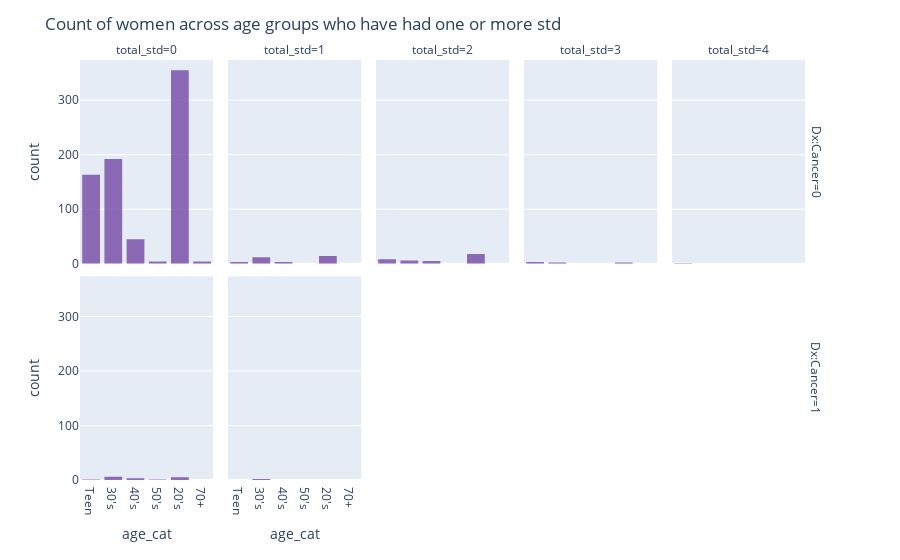

Notebook source saved alongside this figure:
### Markdown cell above
We see that the most amount of STD's garnered by any patient, is a total of 4. As from before, we also see that the majority of patients do not have any STD's and aren't diagnosed with cancer and/or HPV. However, there is a small amount of patients who have no STD and have Cervical Cancer and/or HPV. *It should be noted that HPV infections can be sexually transmitted or non-sexually acquired.*

### Code cell
fig = px.histogram(risk_factor_df.query("total_std>=0").sort_values(by=["total_std", "Dx:Cancer"], ascending=True),
                   x="age_cat",
                   facet_col="total_std",
                   facet_row="Dx:Cancer",
                   color_discrete_sequence=["rebeccapurple"],
                   opacity=0.7)
fig.update_layout(title="Count of women across age groups who have had one or more std")

fig.show()

### Figure 1 — Plotly figure (JSON) as saved in the notebook; plotly's stock layout.template omitted (floating-point values rounded to 4 significant figures; data arrays with more than 128 entries replaced by an {"elided": "..."} marker saying what was removed)
{"data": [{"alignmentgroup": "True", "bingroup": "x", "hovertemplate": "Dx:Cancer=0<br>total_std=0<br>age_cat=%{x}<br>count=%{y}<extra></extra>", "legendgroup": "", "marker": {"color": "rebeccapurple", "opacity": 0.7, "pattern": {"shape": ""}}, "name": "", "offsetgroup": "", "orientation": "v", "showlegend": false, "type": "histogram", "x": {"elided": "763 str values"}, "xaxis": "x6", "yaxis": "y6"}, {"alignmentgroup": "True", "bingroup": "x", "hovertemplate": "Dx:Cancer=0<br>total_std=1<br>age_cat=%{x}<br>count=%{y}<extra></extra>", "legendgroup": "", "marker": {"color": "rebeccapurple", "opacity": 0.7, "pattern": {"shape": ""}}, "name": "", "offsetgroup": "", "orientation": "v", "showlegend": false, "type": "histogram", "x": ["40's", "30's", "30's", "30's", "30's", "30's", "30's", "20's", "30's", "20's", "20's", "20's", "20's", "30's", "20's", "20's", "20's", "20's", "20's", "20's", "Teen", "Teen", "Teen", "30's", "30's", "20's", "40's", "30's", "20's", "20's", "30's", "40's"], "xaxis": "x7", "yaxis": "y7"}, {"alignmentgroup": "True", "bingroup": "x", "hovertemplate": "Dx:Cancer=0<br>total_std=2<br>age_cat=%{x}<br>count=%{y}<extra></extra>", "legendgroup": "", "marker": {"color": "rebeccapurple", "opacity": 0.7, "pattern": {"shape": ""}}, "name": "", "offsetgroup": "", "orientation": "v", "showlegend": false, "type": "histogram", "x": ["40's", "40's", "30's", "30's", "30's", "30's", "20's", "30's", "20's", "20's", "20's", "20's", "20's", "20's", "20's", "Teen", "40's", "Teen", "20's", "Teen", "Teen", "20's", "Teen", "20's", "30's", "Teen", "20's", "40's", "20's", "20's", "40's", "20's", "20's", "Teen", "20's", "Teen", "20's"], "xaxis": "x8", "yaxis": "y8"}, {"alignmentgroup": "True", "bingroup": "x", "hovertemplate": "Dx:Cancer=0<br>total_std=3<br>age_cat=%{x}<br>count=%{y}<extra></extra>", "legendgroup": "", "marker": {"color": "rebeccapurple", "opacity": 0.7, "pattern": {"shape": ""}}, "name": "", "offsetgroup": "", "orientation": "v", "showlegend": false, "type": "histogram", "x": ["20's", "30's", "30's", "Teen", "Teen", "Teen", "20's"], "xaxis": "x9", "yaxis": "y9"}, {"alignmentgroup": "True", "bingroup": "x", "hovertemplate": "Dx:Cancer=0<br>total_std=4<br>age_cat=%{x}<br>count=%{y}<extra></extra>", "legendgroup": "", "marker": {"color": "rebeccapurple", "opacity": 0.7, "pattern": {"shape": ""}}, "name": "", "offsetgroup": "", "orientation": "v", "showlegend": false, "type": "histogram", "x": ["Teen"], "xaxis": "x10", "yaxis": "y10"}, {"alignmentgroup": "True", "bingroup": "x", "hovertemplate": "Dx:Cancer=1<br>total_std=0<br>age_cat=%{x}<br>count=%{y}<extra></extra>", "legendgroup": "", "marker": {"color": "rebeccapurple", "opacity": 0.7, "pattern": {"shape": ""}}, "name": "", "offsetgroup": "", "orientation": "v", "showlegend": false, "type": "histogram", "x": ["50's", "40's", "40's", "30's", "20's", "20's", "30's", "Teen", "20's", "30's", "30's", "20's", "40's", "20's", "30's", "30's"], "xaxis": "x", "yaxis": "y"}, {"alignmentgroup": "True", "bingroup": "x", "hovertemplate": "Dx:Cancer=1<br>total_std=1<br>age_cat=%{x}<br>count=%{y}<extra></extra>", "legendgroup": "", "marker": {"color": "rebeccapurple", "opacity": 0.7, "pattern": {"shape": ""}}, "name": "", "offsetgroup": "", "orientation": "v", "showlegend": false, "type": "histogram", "x": ["30's", "30's"], "xaxis": "x2", "yaxis": "y2"}], "layout": {"annotations": [{"font": {}, "showarrow": false, "text": "total_std=0", "x": 0.09, "xanchor": "center", "xref": "paper", "y": 1, "yanchor": "bottom", "yref": "paper"}, {"font": {}, "showarrow": false, "text": "total_std=1", "x": 0.29, "xanchor": "center", "xref": "paper", "y": 1, "yanchor": "bottom", "yref": "paper"}, {"font": {}, "showarrow": false, "text": "total_std=2", "x": 0.49, "xanchor": "center", "xref": "paper", "y": 1, "yanchor": "bottom", "yref": "paper"}, {"font": {}, "showarrow": false, "text": "total_std=3", "x": 0.69, "xanchor": "center", "xref": "paper", "y": 1, "yanchor": "bottom", "yref": "paper"}, {"font": {}, "showarrow": false, "text": "total_std=4", "x": 0.89, "xanchor": "center", "xref": "paper", "y": 1, "yanchor": "bottom", "yref": "paper"}, {"font": {}, "showarrow": false, "text": "Dx:Cancer=1", "textangle": 90, "x": 0.98, "xanchor": "left", "xref": "paper", "y": 0.2425, "yanchor": "middle", "yref": "paper"}, {"font": {}, "showarrow": false, "text": "Dx:Cancer=0", "textangle": 90, "x": 0.98, "xanchor": "left", "xref": "paper", "y": 0.7575, "yanchor": "middle", "yref": "paper"}], "autosize": true, "barmode": "relative", "legend": {"tracegroupgap": 0}, "margin": {"t": 60}, "title": {"text": "Count of women across age groups who have had one or more std"}, "xaxis": {"anchor": "y", "autorange": true, "domain": [0, 0.18], "range": [-0.5, 5.5], "title": {"text": "age_cat"}, "type": "category"}, "xaxis10": {"anchor": "y10", "autorange": true, "domain": [0.8, 0.98], "matches": "x", "range": [-0.5, 5.5], "showticklabels": false, "type": "category"}, "xaxis2": {"anchor": "y2", "autorange": true, "domain": [0.2, 0.38], "matches": "x", "range": [-0.5, 5.5], "title": {"text": "age_cat"}, "type": "category"}, "xaxis3": {"anchor": "y3", "domain": [0.4, 0.58], "matches": "x", "title": {"text": "age_cat"}}, "xaxis4": {"anchor": "y4", "domain": [0.6, 0.78], "matches": "x", "title": {"text": "age_cat"}}, "xaxis5": {"anchor": "y5", "domain": [0.8, 0.98], "matches": "x", "title": {"text": "age_cat"}}, "xaxis6": {"anchor": "y6", "autorange": true, "domain": [0, 0.18], "matches": "x", "range": [-0.5, 5.5], "showticklabels": false, "type": "category"}, "xaxis7": {"anchor": "y7", "autorange": true, "domain": [0.2, 0.38], "matches": "x", "range": [-0.5, 5.5], "showticklabels": false, "type": "category"}, "xaxis8": {"anchor": "y8", "autorange": true, "domain": [0.4, 0.58], "matches": "x", "range": [-0.5, 5.5], "showticklabels": false, "type": "category"}, "xaxis9": {"anchor": "y9", "autorange": true, "domain": [0.6, 0.78], "matches": "x", "range": [-0.5, 5.5], "showticklabels": false, "type": "category"}, "yaxis": {"anchor": "x", "autorange": true, "domain": [0, 0.485], "range": [0, 373.7], "title": {"text": "count"}}, "yaxis10": {"anchor": "x10", "autorange": true, "domain": [0.515, 1], "matches": "y", "range": [0, 373.7], "showticklabels": false}, "yaxis2": {"anchor": "x2", "autorange": true, "domain": [0, 0.485], "matches": "y", "range": [0, 373.7], "showticklabels": false}, "yaxis3": {"anchor": "x3", "domain": [0, 0.485], "matches": "y", "showticklabels": false}, "yaxis4": {"anchor": "x4", "domain": [0, 0.485], "matches": "y", "showticklabels": false}, "yaxis5": {"anchor": "x5", "domain": [0, 0.485], "matches": "y", "showticklabels": false}, "yaxis6": {"anchor": "x6", "autorange": true, "domain": [0.515, 1], "matches": "y", "range": [0, 373.7], "title": {"text": "count"}}, "yaxis7": {"anchor": "x7", "autorange": true, "domain": [0.515, 1], "matches": "y", "range": [0, 373.7], "showticklabels": false}, "yaxis8": {"anchor": "x8", "autorange": true, "domain": [0.515, 1], "matches": "y", "range": [0, 373.7], "showticklabels": false}, "yaxis9": {"anchor": "x9", "autorange": true, "domain": [0.515, 1], "matches": "y", "range": [0, 373.7], "showticklabels": false}}}
